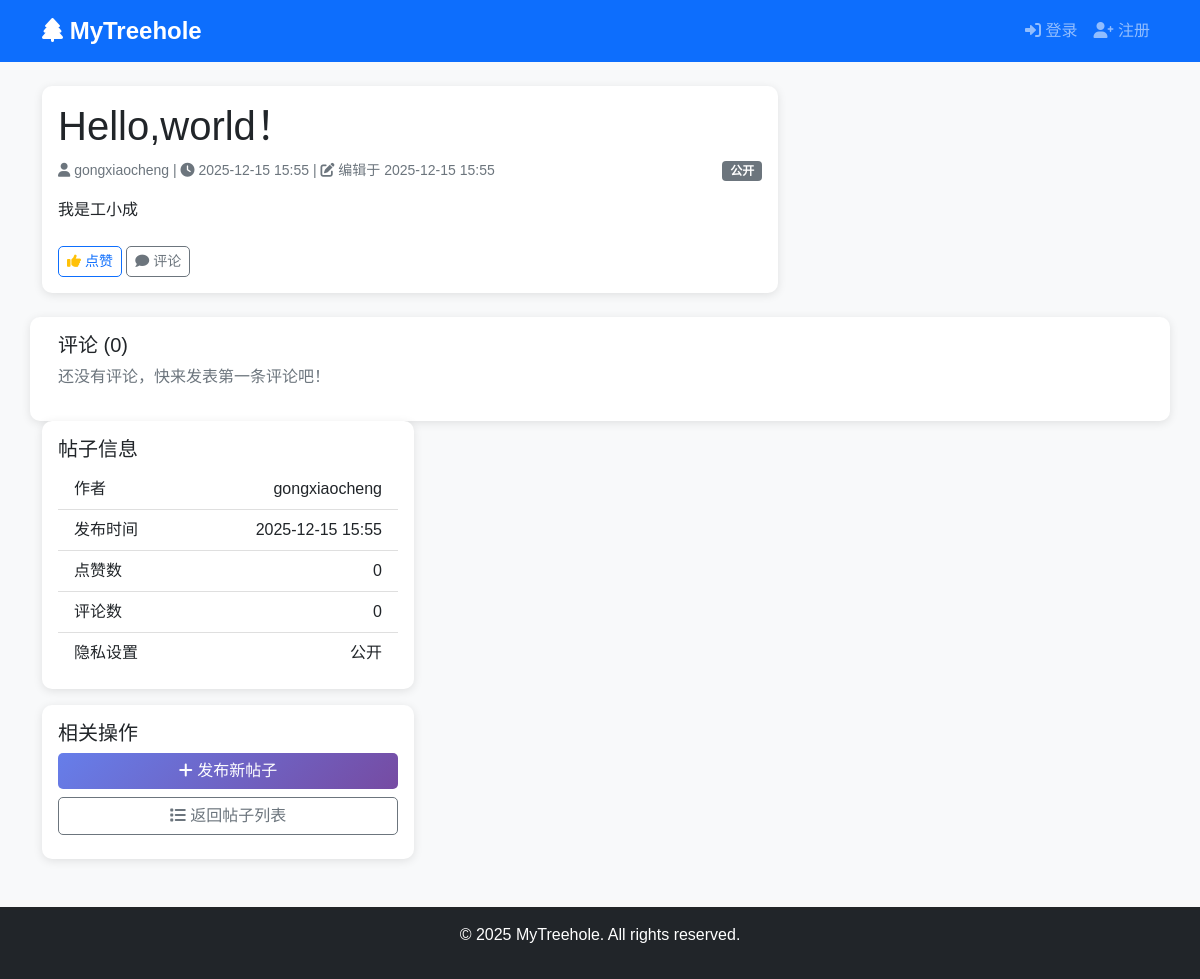
The app's page /posts/4/ with its own data.
### posts/models.py (models this page shows, shortened)
class Post(models.Model):
    PRIVACY_CHOICES = [
        ('public', '公开'),
        ('friends', '仅好友'),
        ('private', '仅自己'),
    ]
    author = models.ForeignKey(User, on_delete=models.CASCADE, related_name='posts')
    title = models.CharField(max_length=200)
    content = models.TextField()
    created_at = models.DateTimeField(auto_now_add=True)
    updated_at = models.DateTimeField(auto_now=True)
    privacy = models.CharField(max_length=10, choices=PRIVACY_CHOICES, default='public')
    likes_count = models.IntegerField(default=0)
    comments_count = models.IntegerField(default=0)
    class Meta:
        ordering = ['-created_at']

### posts/views.py (the view)
# urls.py: path('<int:pk>/', post_detail, name='post_detail'),
def post_detail(request, pk):
    post = get_object_or_404(Post, pk=pk)
    return render(request, 'posts/post_detail.html', {'post': post})

### templates/posts/post_detail.html (shortened to what this page needs)
{% extends 'base.html' %}
{% load static %}
{% block content %}
<div class="row">
    <div class="col-md-8">
        <div class="card mb-4">
            <div class="card-body">
                <h1 class="card-title">{{ post.title }}</h1>
                <div class="d-flex justify-content-between mb-3">
                    <div>
                        <small class="text-muted">
                            <i class="fas fa-user"></i> {{ post.author.username }} |
                            <i class="fas fa-clock"></i> {{ post.created_at|date:"Y-m-d H:i" }}
                            {% if post.updated_at != post.created_at %}
                                | <i class="fas fa-edit"></i> 编辑于 {{ post.updated_at|date:"Y-m-d H:i" }}
                            {% endif %}
                        </small>
                    </div>
                    <div>
                        <span class="badge bg-secondary">{{ post.get_privacy_display }}</span>
                    </div>
                </div>
                <div class="card-text mb-4">
                    {{ post.content|linebreaks }}
                </div>
                <div class="d-flex justify-content-between align-items-center">
                    <div>
                        <form method="post" action="{% url 'toggle_like' post.id %}" class="d-inline">
                            <button type="submit" class="btn btn-outline-primary btn-sm">
                                <i class="fas fa-thumbs-up"></i>
                                点赞 {% if post.likes_count > 0 %}({{ post.likes_count }}){% endif %}
                            </button>
                        </form>
                        <button class="btn btn-outline-secondary btn-sm" data-bs-toggle="collapse" data-bs-target="#commentForm">
                            <i class="fas fa-comment"></i> 评论 {% if post.comments_count > 0 %}({{ post.comments_count }}){% endif %}
                        </button>
                    </div>
                </div>
            </div>
        </div>
    </div>
        <div class="card">
            <div class="card-body">
                <h5 class="card-title">评论 ({{ post.comments_count }})</h5>
                {% if post.comments.all %}
                    {% for comment in post.comments.all %}
                    <div class="comment mb-3 pb-3 border-bottom">
                        <div class="d-flex justify-content-between align-items-start">
                            <div>
                                <strong>{{ comment.author.username }}</strong>
                                <small class="text-muted ms-2">{{ comment.created_at|date:"Y-m-d H:i" }}</small>
                            </div>
                            {% if user == comment.author or user == post.author %}
                            <form method="post" action="{% url 'delete_comment' comment.id %}"
                                  onsubmit="return confirm('确定要删除这条评论吗？');">
                                {% csrf_token %}
                                <button type="submit" class="btn btn-sm btn-outline-danger">
                                    <i class="fas fa-trash"></i>
                                </button>
                            </form>
                            {% endif %}
                        </div>
                        <p class="mt-2 mb-0">{{ comment.content|linebreaks }}</p>
                    </div>
                    {% endfor %}
                {% else %}
                    <p class="text-muted">还没有评论，快来发表第一条评论吧！</p>
                {% endif %}
            </div>
        </div>
    </div>
    <div class="col-md-4">
        <div class="card mb-3">
            <div class="card-body">
                <h5 class="card-title">帖子信息</h5>
                <ul class="list-group list-group-flush">
                    <li class="list-group-item d-flex justify-content-between">
                        <span>作者</span>
                        <span>{{ post.author.username }}</span>
                    </li>
                    <li class="list-group-item d-flex justify-content-between">
                        <span>发布时间</span>
                        <span>{{ post.created_at|date:"Y-m-d H:i" }}</span>
                    </li>
                    <li class="list-group-item d-flex justify-content-between">
                        <span>点赞数</span>
                        <span>{{ post.likes_count }}</span>
                    </li>
                    <li class="list-group-item d-flex justify-content-between">
                        <span>评论数</span>
                        <span>{{ post.comments_count }}</span>
                    </li>
                    <li class="list-group-item d-flex justify-content-between">
                        <span>隐私设置</span>
                        <span>{{ post.get_privacy_display }}</span>
                    </li>
                </ul>
            </div>
        </div>
        <div class="card">
            <div class="card-body">
                <h5 class="card-title">相关操作</h5>
                <a href="{% url 'post_create' %}" class="btn btn-primary w-100 mb-2">
                    <i class="fas fa-plus"></i> 发布新帖子
                </a>
                <a href="{% url 'post_list' %}" class="btn btn-outline-secondary w-100 mb-2">
                    <i class="fas fa-list"></i> 返回帖子列表
                </a>
            </div>
        </div>
    </div>
{% endblock %}

### templates/base.html (shortened to what this page needs)
<!DOCTYPE html>
<html lang="zh-cn">
<head>
    <link href="https://cdn.jsdelivr.net/npm/bootstrap@5.1.3/dist/css/bootstrap.min.css" rel="stylesheet">
    <link rel="stylesheet" href="https://cdnjs.cloudflare.com/ajax/libs/font-awesome/6.0.0/css/all.min.css">
    {% load static %}
    <link rel="stylesheet" href="{% static 'css/style.css' %}">
</head>
<body>
    <nav class="navbar navbar-expand-lg navbar-dark bg-primary">
        <div class="container">
            <a class="navbar-brand" href="{% url 'home' %}">
                <i class="fas fa-tree"></i> MyTreehole
            </a>
            <div class="collapse navbar-collapse" id="navbarNav">
                <ul class="navbar-nav ms-auto">
                    {% if user.is_authenticated %}
                        <li class="nav-item">
                            <a class="nav-link" href="{% url 'post_list' %}">
                                <i class="fas fa-stream"></i> 帖子
                            </a>
                        </li>
                        <li class="nav-item">
                            <a class="nav-link" href="{% url 'post_create' %}">
                                <i class="fas fa-pen"></i> 发帖
                            </a>
                        </li>
                        <li class="nav-item">
                            <a class="nav-link" href="{% url 'profile' %}">
                                <i class="fas fa-user"></i> 个人资料
                            </a>
                        </li>
                        <li class="nav-item">
                            <form method="post" action="{% url 'logout' %}" id="logout-form" class="d-inline">
                            {% csrf_token %}
                                <button type="button" class="btn btn-link nav-link" onclick="confirmLogout()"
                                        style="border: none; background: none; color: rgba(255,255,255,.55); padding: 8px 16px; text-decoration: none; cursor: pointer;">
                                    <i class="fas fa-sign-out-alt"></i> 退出
                                </button>
                            </form>
                        </li>
                    {% else %}
                        <li class="nav-item">
                            <a class="nav-link" href="{% url 'login' %}">
                                <i class="fas fa-sign-in-alt"></i> 登录
                            </a>
                        </li>
                        <li class="nav-item">
                            <a class="nav-link" href="{% url 'register' %}">
                                <i class="fas fa-user-plus"></i> 注册
                            </a>
                        </li>
                    {% endif %}
                </ul>
            </div>
        </div>
    </nav>
    <main class="container my-4">
        {% block content %}{% endblock %}
    </main>
    <footer class="bg-dark text-white text-center py-3 mt-5">
        <div class="container">
            <p>&copy; 2025 MyTreehole. All rights reserved.</p>
        </div>
    </footer>
</body>
</html>

### static/css/style.css (style rules this page uses)
body { font-family: 'Microsoft YaHei', sans-serif; background-color: #f8f9fa; }
.navbar-brand { font-weight: bold; font-size: 1.5rem; }
.card { border: none; border-radius: 10px; box-shadow: 0 2px 10px rgba(0, 0, 0, 0.1); transition: transform 0.2s; }
.btn { border-radius: 5px; }
.fa-thumbs-up { color: #ffc107; }
.btn-primary { background: linear-gradient(135deg, #667eea 0%, #764ba2 100%); border: none; transition: all 0.3s ease; }

### records on screen
Post: title "Hello,world！", author.username "gongxiaocheng", created_at "2025-12-15 15:55", updated_at "2025-12-15 15:55", privacy "公开", content "我是工小成", comments_count "0", likes_count "0"
